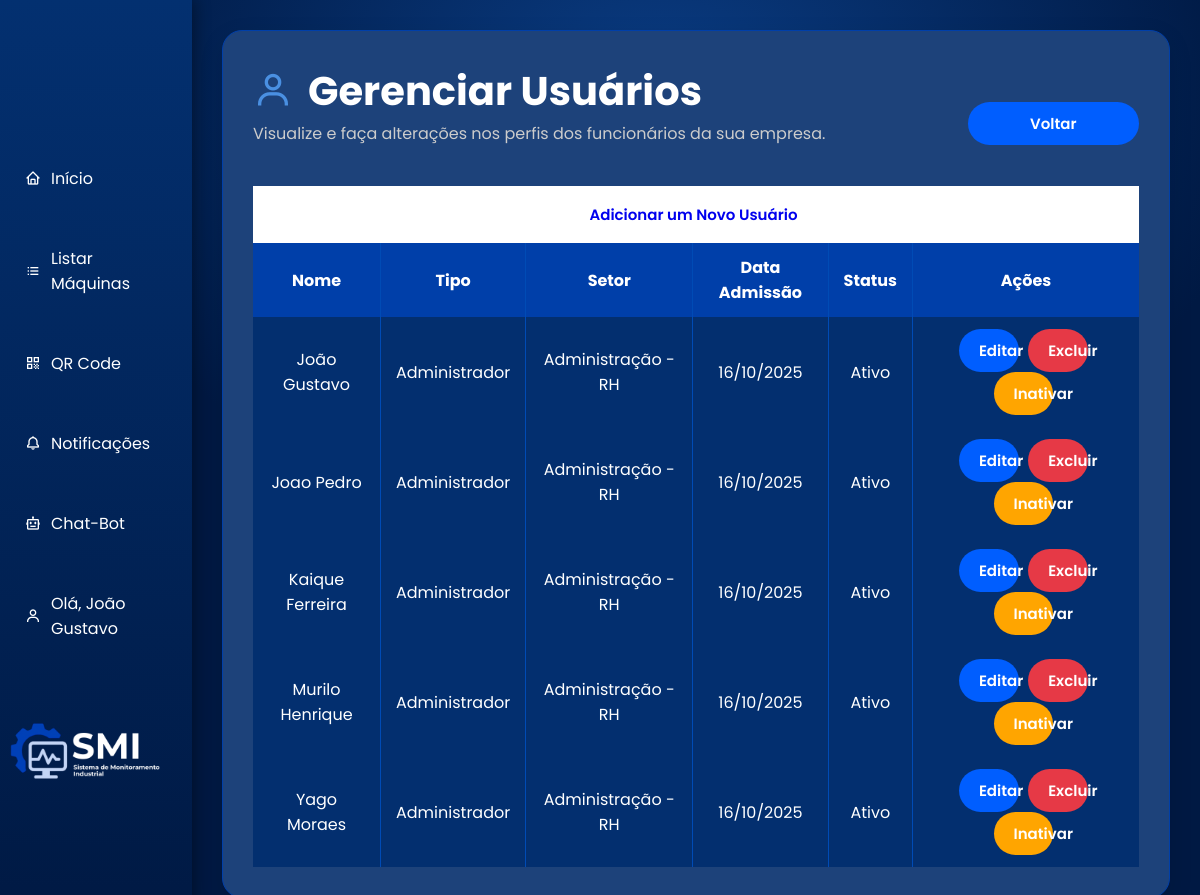
Page /php/gerenciar_usuarios.php (signed in) on the committed database.
### tables this page shows
CREATE TABLE `usuarios` (
  `id_usuario` int(11) NOT NULL,
  `nome_usuario` varchar(100) NOT NULL,
  `email_usuario` varchar(100) NOT NULL,
  `senha_usuario` varchar(255) NOT NULL,
  `cpf_usuario` varchar(14) NOT NULL,
  `tipo_usuario` enum('adm','funcionario') NOT NULL,
  `setor` varchar(100) NOT NULL,
  `data_admissao` date NOT NULL,
  `status_usuario` enum('ativo','inativo') NOT NULL DEFAULT 'ativo'
);

### php/gerenciar_usuarios.php (the view, shortened to what this page needs)
<?php
require_once "conexao.php";
$sql = "SELECT id_usuario, nome_usuario, tipo_usuario, setor, data_admissao, status_usuario
        FROM usuarios
        ORDER BY
            CASE WHEN tipo_usuario = 'adm' THEN 1 ELSE 2 END,
            nome_usuario ASC";
$resultado = $conexao->query($sql);
?>
<!DOCTYPE html>
<html lang="pt-br">
<head>
    <link href="https://unpkg.com/boxicons@2.1.4/css/boxicons.min.css" rel="stylesheet" />
    <link rel="stylesheet" href="../css/gerenciar_usuarios.css">
</head>
<body>
    <?php include "nav.php"; ?>
    <?php include "nav_mobile.php"; ?>
    <main>
    <div class="container_usuarios">
        <div class="titulo">
            <div class="titulo_textos">
                <h1><i class='bx bx-user'></i> Gerenciar Usuários</h1>
                <p class="subtitulo">Visualize e faça alterações nos perfis dos funcionários da sua empresa.</p>
            </div>
            <div class="botoes">
                <a href="perfil.php" class="botao_voltar">Voltar</a>
            </div>
        </div>
        <table>
        <thead>
            <tr class="linha_adicionar">
                <td colspan="6" style="text-align: center;">
                    <a href="adicionar_usuario.php" class="botao_adicionar_destaque">
                      Adicionar um Novo Usuário
                    </a>
                </td>
            </tr>
            <tr>
                <th>Nome</th>
                <th>Tipo</th>
                <th>Setor</th>
                <th>Data Admissão</th>
                <th>Status</th>
                <th>Ações</th>
            </tr>
        </thead>
        <tbody>
            <?php while ($usuario = $resultado->fetch_assoc()) { ?>
            <tr>
                <td><?= htmlspecialchars($usuario['nome_usuario']) ?></td>
                <td><?= $usuario['tipo_usuario'] === 'adm' ? 'Administrador' : ucfirst($usuario['tipo_usuario']) ?></td>
                <td><?= htmlspecialchars($usuario['setor']) ?></td>
                <td><?= date("d/m/Y", strtotime($usuario['data_admissao'])) ?></td>
                <td><?= ucfirst($usuario['status_usuario']) ?></td>
                <td>
                    <a href="editar_usuario.php?id=<?= $usuario['id_usuario'] ?>">Editar</a>
                    <a href="excluir_usuario.php?id=<?= $usuario['id_usuario'] ?>" onclick="return confirm('Tem certeza que deseja excluir este usuário?')">Excluir</a>
                    <?php if ($usuario['status_usuario'] === 'ativo') { ?>
                        <a href="inativar_usuario.php?id=<?= $usuario['id_usuario'] ?>" onclick="return confirm('Deseja inativar este usuário?')">Inativar</a>
                    <?php } ?>
                </td>
            </tr>
            <?php } ?>
        </tbody>
    </table>
    </div>
</main>
</body>
</html>

### css/gerenciar_usuarios.css (style rules this page uses)
* { margin: 0; padding: 0; box-sizing: border-box; font-family: 'Poppins', sans-serif; }
body { background: radial-gradient(ellipse 200% 200% at 55% 10%, #0a3c83, #001943 25%); background-attachment: fixed; background-repeat: no-repeat; background-size: cover; color: white; }
main { margin-left: 16%; padding: 30px; z-index: 999; }
.container_usuarios { background: #1D427A; padding: 30px; border-radius: 20px; border: 1px solid #003FA9; color: #ffffff; box-shadow: 0 8px 25px rgba(0, 0, 0, 0.1); width: 100%; overflow-x: auto; }
.container_usuarios .titulo { display: flex; justify-content: space-between; align-items: center; flex-wrap: wrap; gap: 20px; }
.container_usuarios .titulo_textos { flex: 1 1 60%; }
.container_usuarios .titulo h1 { display: flex; align-items: center; font-size: 40px; color: #ffffff; font-weight: 700; }
.container_usuarios .titulo h1 i { margin-right: 15px; color: #4a90e2; }
.container_usuarios .titulo .subtitulo { font-size: 16px; color: #ccc; margin-bottom: 40px; }
.botoes .botao_voltar { background-color: #005eff; color: #fff; padding: 10px 60px; border-radius: 25px; text-decoration: none; font-weight: 600; font-size: 15px; transition: all 0.3s ease; display: inline-block; width: 100%; }
.container_usuarios table { width: 100%; border-collapse: collapse; font-size: 16px; }
.container_usuarios thead tr { background-color: #003FA9; color: #ffffff; text-align: center; }
.container_usuarios thead th { padding: 12px 15px; border-right: 1px solid #004bb5; }
.container_usuarios thead th:last-child { border-right: none; }
.container_usuarios tbody tr { background-color: #032F6F; transition: background-color 0.3s; }
.container_usuarios tbody td { padding: 12px 15px; color: #ffffff; border-right: 1px solid #004bb5; text-align: center; }
.container_usuarios tbody td:last-child { border-right: none; }
.container_usuarios a { display: inline-block; padding: 10px 20px; width: 30.6%; border-radius: 25px; text-decoration: none; font-weight: 600; font-size: 15px; transition: all 0.3s ease; margin-right: 5px; text-align: center; }
.container_usuarios a[href*="editar"] { background-color: #005eff; color: #fff; }
.container_usuarios a[href*="excluir"] { background-color: #e63946; color: #fff; }
.container_usuarios a[href*="inativar"] { background-color: #ffa500; color: #fff; }
.linha_adicionar td { background-color: #ffffff; padding: 7px; }

### css/nav.css (style rules this page uses)
* { margin: 0; padding: 0; box-sizing: border-box; font-family: 'Poppins', sans-serif; }

### rows in the picture
usuarios: nome_usuario "João Gustavo", tipo_usuario "Administrador", setor "Administração - RH", data_admissao "16/10/2025", status_usuario "Ativo"
usuarios: nome_usuario "Joao Pedro", tipo_usuario "Administrador", setor "Administração - RH", data_admissao "16/10/2025", status_usuario "Ativo"
usuarios: nome_usuario "Kaique Ferreira", tipo_usuario "Administrador", setor "Administração - RH", data_admissao "16/10/2025", status_usuario "Ativo"
usuarios: nome_usuario "Murilo Henrique", tipo_usuario "Administrador", setor "Administração - RH", data_admissao "16/10/2025", status_usuario "Ativo"
usuarios: nome_usuario "Yago Moraes", tipo_usuario "Administrador", setor "Administração - RH", data_admissao "16/10/2025", status_usuario "Ativo"

### other values in the picture
$nome_usuario "João Gustavo"
